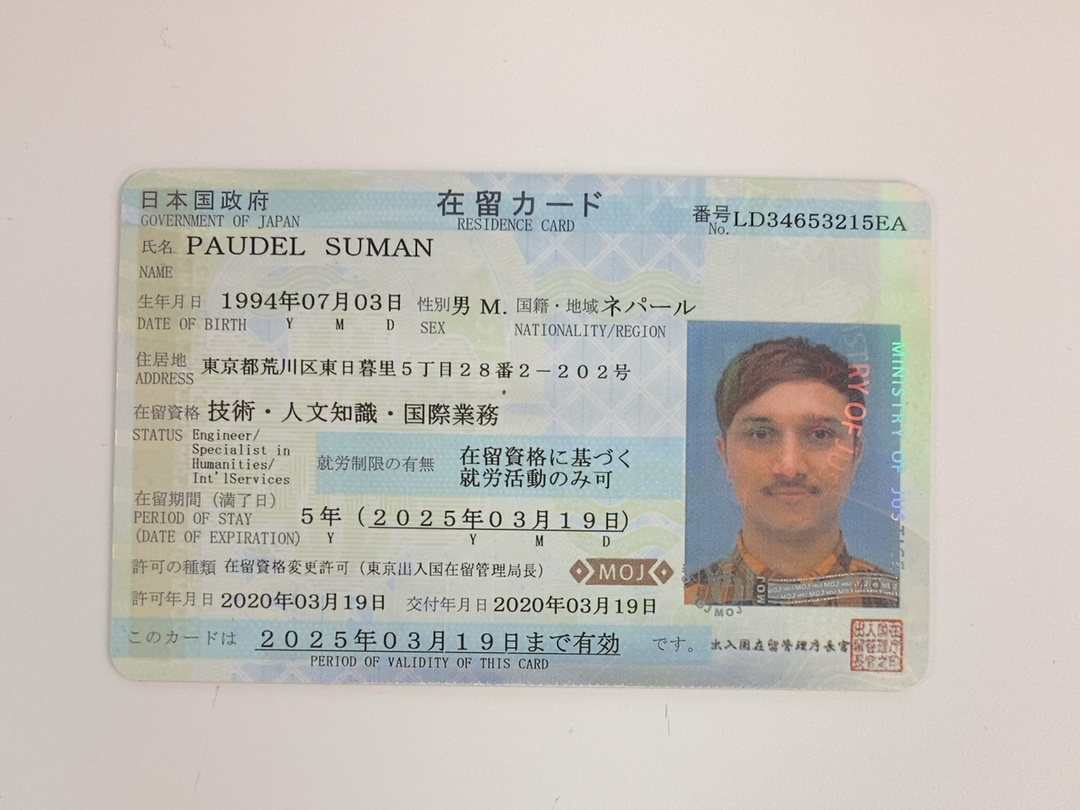
#> input picture r23a.jpg, 1080 x 810 px, given in place of icropped_card.jpg, which was not available
$ python -i localize_text.py   (imports and definitions only)
#> lines starting #> are read from the running program, lines starting #| are printed output that depends on the picture; after the words box and inside, x2 and y2 are one past the last pixel; in counts of white or black regions, pixels touching at a corner belong together; pictures that were not available may be replaced by others from this repository, and a replacement may not be noted
#> in crop_and_display, image is the input picture: shape (810, 1080, 3); mean B, G, R 184.6, 190.9, 194.7
import cv2
import pytesseract

# Example usage
image_path = '/icropped_card.jpg'

# [79 lines left out: functions getStatus, peroid_of_stay, delivery_date, expiry_date, localize_text, getDob and 2 more, not called in this run]


def getCardNumber(image):
    # Load image
    # image_path = 'zOCR/rcs/r28a/icropped_card.jpg'
    # image = cv2.imread(image_path)

    # Define crop region and crop

    # Define crop region and crop
    crop_length = 980
    crop_height = 80
    cropped_region = image[0:crop_height, 640:crop_length]
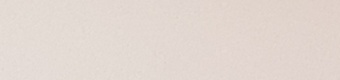
#> cropped_region: shape (80, 340, 3); mean B, G, R 208.7, 215.3, 226.4

    # Convert cropped region to grayscale
    gray = cv2.cvtColor(cropped_region, cv2.COLOR_BGR2GRAY)

    # Apply Gaussian blur
    blurred_image = cv2.GaussianBlur(gray, (3, 3), 0)

    # Apply binary thresholding
    _, thresh_image = cv2.threshold(blurred_image, 127, 255, cv2.THRESH_BINARY)
#> thresh_image: shape (80, 340); every value is 255

    # Find contours
    contours, _ = cv2.findContours(thresh_image, cv2.RETR_EXTERNAL, cv2.CHAIN_APPROX_SIMPLE)
#> contours = [[[0, 0], [0, 79], [339, 79], [339, 0]]]

    # Draw contours on the grayscale image
    cv2.drawContours(gray, contours, -1, (0, 255, 0), 2)  # -1 means draw all contours, thickness is 2
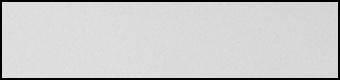
#> gray: shape (80, 340); min 0, max 226, mean 204.6
    # Denoise the image
    denoised_image = cv2.fastNlMeansDenoising(cropped_region, h=10)
    # Display the preprocessed image with contours
    cv2.imshow('Preprocessed Image', denoised_image)

    # Perform OCR on the preprocessed image
#> (the run stopped early here; a loop or call above may not have finished)

$ run again, on r27a.jpg
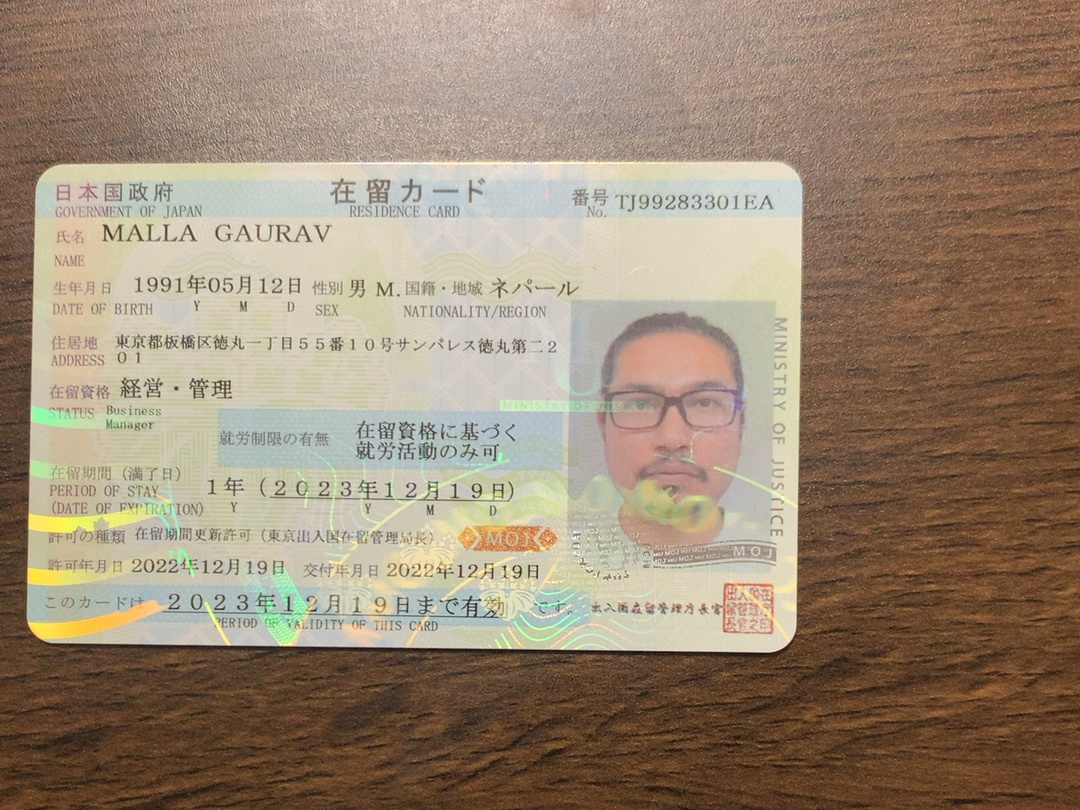
#> input picture r27a.jpg, 1080 x 810 px, given in place of icropped_card.jpg, which was not available
#> in crop_and_display, image is the input picture: shape (810, 1080, 3); mean B, G, R 116.6, 137.2, 155.6
#> in getCardNumber, `_, thresh_image = cv2.threshold(blurred_image, 127, 255, cv2.THRESH_BI..`:
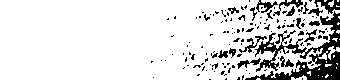
#> thresh_image: shape (80, 340); 85.8% white; 139 black regions (120 under 20 px)
#> contours = 31 contours, 27 with area under 20; largest, box (x1, y1, x2, y2) and area: (0, 0, 340, 80) 24391, (328, 46, 340, 60) 45, (291, 75, 307, 80) 26, (318, 51, 328, 60) 23
#> in getCardNumber, `denoised_image = cv2.fastNlMeansDenoising(cropped_region, h=10)`:
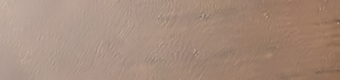
#> denoised_image: shape (80, 340, 3); mean B, G, R 124, 140.2, 166.4
